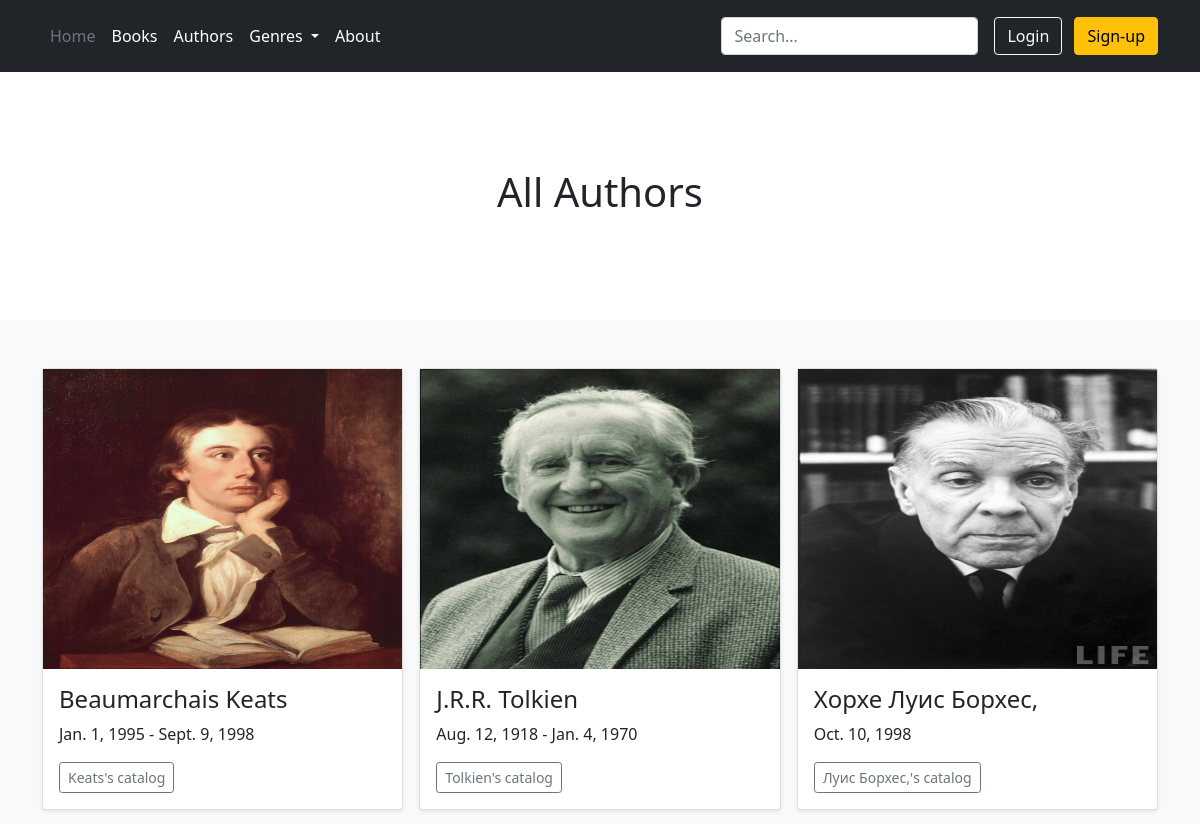
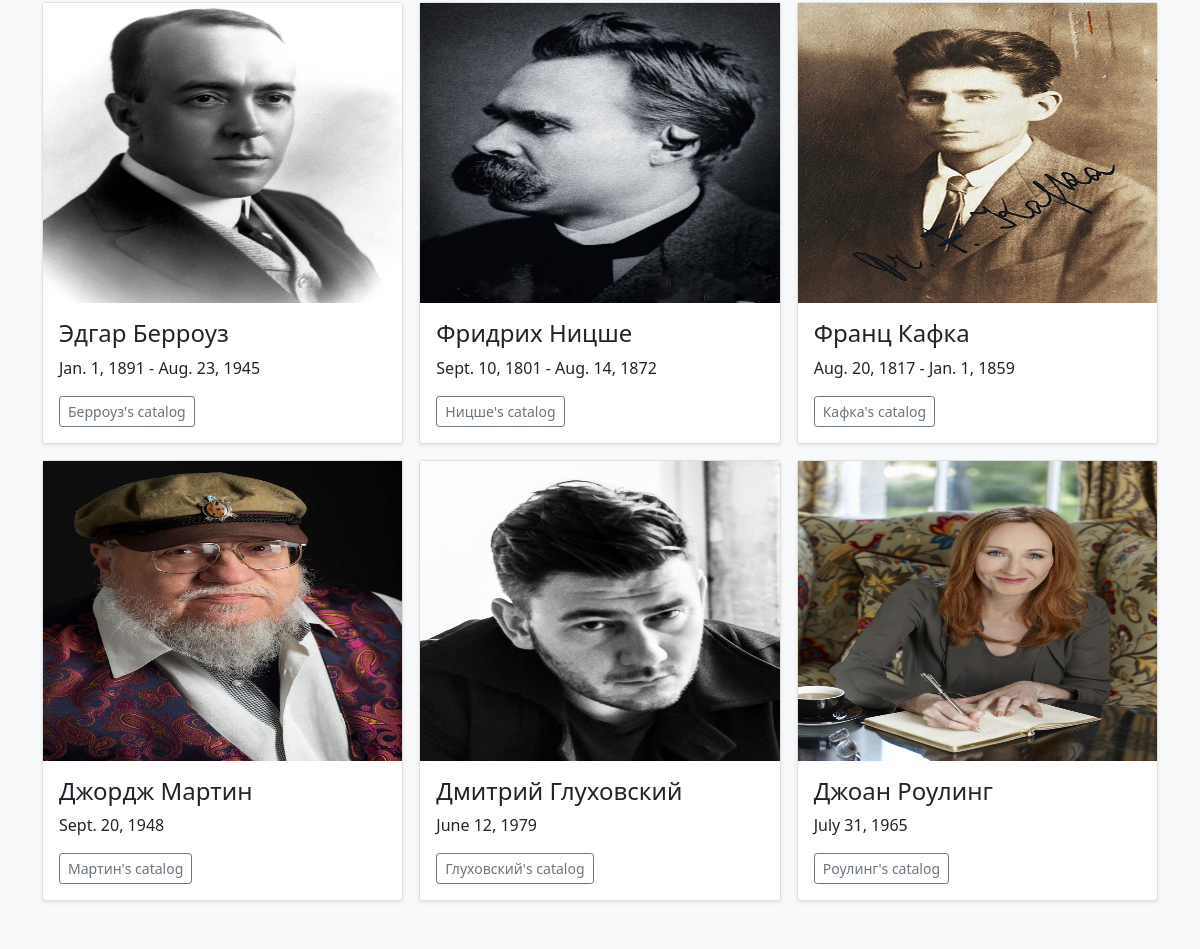
Screenshot of /authors/ with the database file from the repository (2 pictures, top to bottom).
### catalog/models.py (models this page shows, shortened)
class Author(models.Model):
    first_name = models.CharField(max_length=100)
    last_name = models.CharField(max_length=100)
    date_of_birth = models.DateField(blank=True, null=True)
    date_of_death = models.DateField(blank=True, null=True)
    photo = models.ImageField(upload_to="authors/", blank=True)
    def __str__(self):
        return f"{self.first_name} {self.last_name}"
    def get_author_url(self):
        return reverse("catalog-authors-author", args=[self.first_name, self.last_name, self.id])

### catalog/views.py (the view)
# urls.py: path('authors/', AuthorsView.as_view(), name="catalog-authors"),
class AuthorsView(TemplateView):
    template_name = "catalog/authors.html"
    def get(self, request):
        authors = Author.objects.all()
        genres = Genre.objects.all()
        params = {
            'authors' : authors,
            'genres': genres
        }
        return render(request, self.template_name, params)

### catalog/models.py (called while the page is built)
    def get_genre_url(self):
        return reverse("catalog-genres", args=[self.id])

### templates/catalog/authors.html
{%extends "base.html"%}
{% block content %}
<main>
    <div class="album py-5 bg-light" bis_skin_checked="1">
        <div class="container" bis_skin_checked="1">
            <div class="row row-cols-1 row-cols-sm-2 row-cols-md-3 g-3" bis_skin_checked="1">
            {% for author in authors%}
            <div class="col" bis_skin_checked="1">
                <div class="card shadow-sm" bis_skin_checked="1">
                <img src="{{ author.photo.url }}" width="100%" height="300px">
                <div class="card-body" bis_skin_checked="1">
                    <h4 class="card-text">{{author}}</h4>
                    <p class="text">{{author.date_of_birth}} {%if author.date_of_death%} - {{author.date_of_death}}{% endif %}</p>
                    <div class="d-flex justify-content-between align-items-center" bis_skin_checked="1">
                      <div class="btn-group" bis_skin_checked="1">
                        <a href="{{ author.get_author_url }}"  class="btn btn-sm btn-outline-secondary">{{author.last_name}}'s catalog</a>
                      </div>
                    </div>
                </div>
                </div>
            </div>
            {% endfor %}
        </div>
      </div>
    </div>
  </main>
{% endblock %}
{%block title%}
All Authors
{%endblock%}

### rows the page displays
Author: photo (picture), first_name+last_name "Beaumarchais Keats", date_of_birth "Jan. 1, 1995", date_of_death "Sept. 9, 1998", last_name "Keats"
Author: photo (picture), first_name+last_name "J.R.R. Tolkien", date_of_birth "Aug. 12, 1918", date_of_death "Jan. 4, 1970", last_name "Tolkien"
Author: photo (picture), first_name+last_name "Хорхе Луис Борхес,", date_of_birth "Oct. 10, 1998", last_name "Луис Борхес,"
Author: photo (picture), first_name+last_name "Эдгар Берроуз", date_of_birth "Jan. 1, 1891", date_of_death "Aug. 23, 1945", last_name "Берроуз"
Author: photo (picture), first_name+last_name "Фридрих Ницше", date_of_birth "Sept. 10, 1801", date_of_death "Aug. 14, 1872", last_name "Ницше"
Author: photo (picture), first_name+last_name "Франц Кафка", date_of_birth "Aug. 20, 1817", date_of_death "Jan. 1, 1859", last_name "Кафка"
Author: photo (picture), first_name+last_name "Джордж Мартин", date_of_birth "Sept. 20, 1948", last_name "Мартин"
Author: photo (picture), first_name+last_name "Дмитрий Глуховский", date_of_birth "June 12, 1979", last_name "Глуховский"
Author: photo (picture), first_name+last_name "Джоан Роулинг", date_of_birth "July 31, 1965", last_name "Роулинг"
